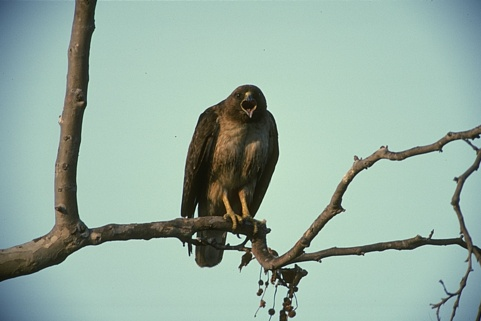
#> input picture Experiments/Image Segmentation exp/Image3/42049.jpg, 481 x 321 px
$ jupyter execute --allow-errors _KMeans.ipynb   (text cells are left out)
#> lines starting #> are read from the running program, lines starting #| are printed output that depends on the picture; long printed decimals are rounded; pictures that were not available may be replaced by others from this repository, and a replacement may not be noted
[cell 1]
import numpy as np
import random
import math
from matplotlib import pyplot as plt
from sklearn.datasets.samples_generator import make_blobs
import time
import pandas as pd
from scipy.spatial.distance import cdist
from sklearn.utils import shuffle

[cell 2]
cluster=3

[cell 3]
import cv2


img = cv2.imread('42049.jpg',0)
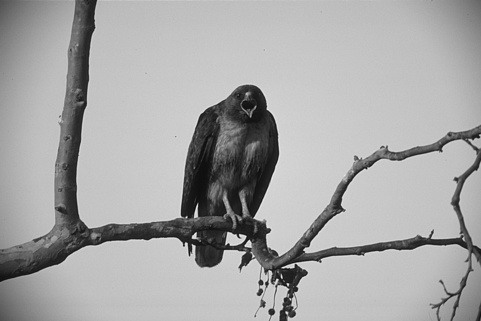
#> img: shape (321, 481); min 11, max 243, mean 166.6
e = cv2.imread('42049s.png',0)
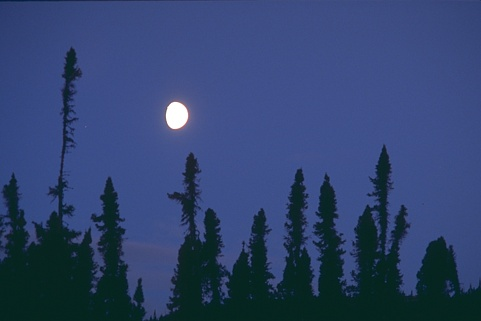
#> input picture Experiments/Image Segmentation exp/238011.jpg, 481 x 321 px, given in place of 42049s.png, which was not available
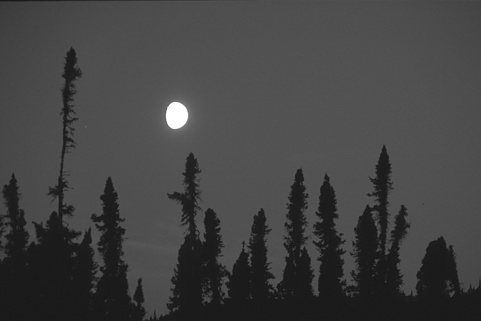
#> e: shape (321, 481); min 19, max 255, mean 66.6

# ret,e = cv2.threshold(e,100,255,cv2.THRESH_BINARY)


height, width = img.shape[0],img.shape[1]
#> height = 321; width = 481
img_list = np.reshape(img, (height*width, 1))

plt.imshow(img, cmap='gray')
plt.show()

plt.imshow(e, cmap='gray')
plt.show()


x=img_list
# x=img

[cell 4]
from sklearn.cluster import KMeans
import numpy as np

kmeans = KMeans(n_clusters=cluster, random_state=5).fit(x)
kmeans.labels_

kmeans.cluster_centers_
vv=kmeans.cluster_centers_
#> vv = [194.1, 129.3, 50]


ny=kmeans.labels_ #np.argmax(uu,axis=1)

# [4 lines of commented-out code are left out]

[cell 5]
index = np.copy(ny)
index = np.reshape(index, (height, width))
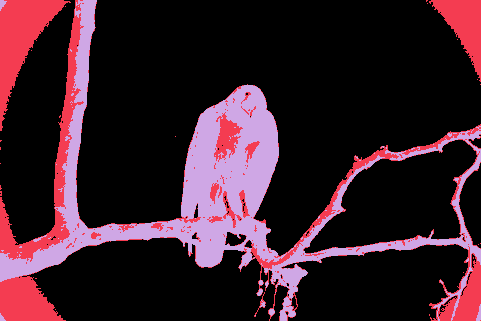
#> index: shape (321, 481) int32; 3 distinct labels, from 0 to 2; one colour per label, 0 black
plt.xticks([])
plt.yticks([])
# axes = plt.gca()
plt.imshow(index, cmap='gray')
plt.show(block=True)

[cell 6]
from sklearn.metrics.cluster import normalized_mutual_info_score
print(normalized_mutual_info_score(e.flatten(),ny))
#| 0.04019

from sklearn.metrics import mean_squared_error
print(mean_squared_error(e.flatten(),ny))
#| 4970.274

from sklearn.metrics.cluster import adjusted_rand_score
print(adjusted_rand_score(e.flatten(),ny))
#| 0.01572
